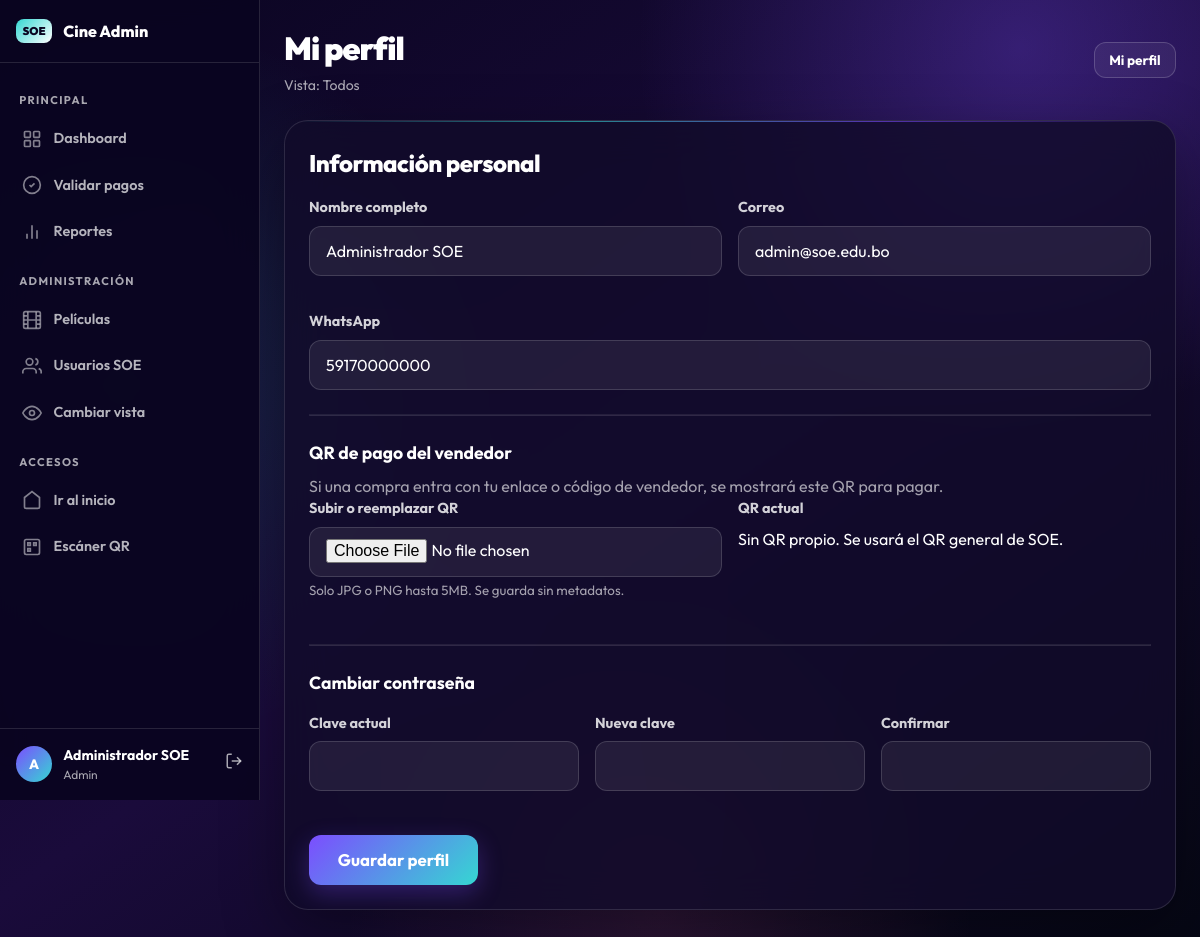
The page /admin/perfil.php (signed in) on the database its author committed.
### tables this page shows
CREATE TABLE usuarios (
  id INT UNSIGNED AUTO_INCREMENT PRIMARY KEY,
  nombre_completo VARCHAR(150) NOT NULL,
  correo VARCHAR(150) NOT NULL UNIQUE,
  password_hash VARCHAR(255) NOT NULL,
  rol ENUM('admin','vendedor','validador') NOT NULL DEFAULT 'vendedor',
  codigo_referencia CHAR(12) NOT NULL UNIQUE,
  whatsapp VARCHAR(20) NULL,
  qr_pago_imagen VARCHAR(255) NULL,
  estado ENUM('activo','inactivo','eliminado') NOT NULL DEFAULT 'activo',
  fecha_creacion DATETIME NOT NULL DEFAULT CURRENT_TIMESTAMP,
  fecha_actualizacion DATETIME NOT NULL DEFAULT CURRENT_TIMESTAMP ON UPDATE CURRENT_TIMESTAMP,
  creado_por INT UNSIGNED NULL,
  INDEX idx_rol (rol),
  INDEX idx_estado (estado),
  INDEX idx_codigo (codigo_referencia)
);

### config/config.php (called while the page is built, shortened)
<?php
function e(?string $value): string
{
    return htmlspecialchars((string) $value, ENT_QUOTES, 'UTF-8');
}
function asset(string $path): string
{
    $cleanPath = ltrim($path, '/');
    $url = BASE_URL . '/' . $cleanPath;
    $filePath = ROOT_PATH . '/' . str_replace('/', DIRECTORY_SEPARATOR, $cleanPath);
    if (is_file($filePath)) {
        $separator = str_contains($url, '?') ? '&' : '?';
        $url .= $separator . 'v=' . filemtime($filePath);
    }
    return $url;
}

### classes/Auth.php (called while the page is built, shortened)
<?php
class Auth
{
    public static function user(): ?array
    {
        return $_SESSION['usuario'] ?? null;
    }
}

### admin/perfil.php (the view, shortened to what this page needs)
<?php
require __DIR__ . '/_bootstrap.php';
$pdo = Database::getConnection();
$stmt = $pdo->prepare("SELECT * FROM usuarios WHERE id = ?");
$stmt->execute([Auth::id()]);
$usuario = $stmt->fetch();
admin_header('Mi perfil');
?>
<div class="glass admin-panel">
    <h2>Información personal</h2>
    <form method="post" enctype="multipart/form-data">
        <div class="form-row form-row-2 mb-2">
            <div class="form-group">
                <label class="form-label">Nombre completo</label>
                <input class="form-input" name="nombre_completo" value="<?= e($usuario['nombre_completo'] ?? '') ?>" required>
            </div>
            <div class="form-group">
                <label class="form-label">Correo</label>
                <input class="form-input" type="email" name="correo" value="<?= e($usuario['correo'] ?? '') ?>" required>
            </div>
        </div>
        <div class="form-group mb-3">
            <label class="form-label">WhatsApp</label>
            <input class="form-input" name="whatsapp" value="<?= e($usuario['whatsapp'] ?? '') ?>" placeholder="59170000000">
        </div>
        <hr style="border-color:var(--line);margin:1.5rem 0">
        <h3 style="font-size:1.1rem;margin-bottom:.5rem">QR de pago del vendedor</h3>
        <p class="text-white-50">Si una compra entra con tu enlace o código de vendedor, se mostrará este QR para pagar.</p>
        <div class="form-row form-row-2 mb-3">
            <div class="form-group">
                <label class="form-label">Subir o reemplazar QR</label>
                <input class="form-input" type="file" name="qr_pago" accept=".jpg,.jpeg,.png,image/jpeg,image/png">
                <small class="text-white-50">Solo JPG o PNG hasta 5MB. Se guarda sin metadatos.</small>
            </div>
            <div class="form-group">
                <label class="form-label">QR actual</label>
                <?php if (!empty($usuario['qr_pago_imagen']) && is_file(UPLOAD_PATH . '/qr-pagos/' . $usuario['qr_pago_imagen'])): ?>
                    <img class="vendor-qr-preview" src="../uploads/qr-pagos/<?= e(rawurlencode($usuario['qr_pago_imagen'])) ?>" alt="QR de pago actual">
                    <button class="btn btn-danger btn-sm mt-2" type="submit" name="quitar_qr_pago" value="1">Quitar QR</button>
                <?php else: ?>
                    <div class="empty-state">Sin QR propio. Se usará el QR general de SOE.</div>
                <?php endif; ?>
            </div>
        </div>
        <hr style="border-color:var(--line);margin:1.5rem 0">
        <h3 style="font-size:1.1rem;margin-bottom:1rem">Cambiar contraseña</h3>
        <div class="form-row form-row-3 mb-3">
            <div class="form-group">
                <label class="form-label">Clave actual</label>
                <input class="form-input" type="password" name="actual">
            </div>
            <div class="form-group">
                <label class="form-label">Nueva clave</label>
                <input class="form-input" type="password" name="nueva" minlength="6">
            </div>
            <div class="form-group">
                <label class="form-label">Confirmar</label>
                <input class="form-input" type="password" name="confirmar" minlength="6">
            </div>
        </div>
        <button class="btn btn-primary btn-lg">Guardar perfil</button>
    </form>
</div>
<?php admin_footer(); ?>

### admin/_bootstrap.php (shortened to what this page needs)
<?php
require __DIR__ . '/../config/config.php';
require __DIR__ . '/../classes/Auth.php';
function admin_is_admin(): bool { return Auth::user()['rol'] === 'admin'; }
function admin_is_vendor(): bool { return Auth::user()['rol'] === 'vendedor'; }
function admin_view_vendor_label(): string {
    return 'Todos';
}
function admin_nav_active(string $page): string {
    return basename((string) ($_SERVER['SCRIPT_NAME'] ?? '')) === $page ? 'active' : '';
}
function admin_header(string $title): void {
    $user = Auth::user();
    $initial = strtoupper(substr($user['nombre'] ?? 'U', 0, 1));
    ?>
    <!doctype html>
    <html lang="es">
    <head>
        <link href="<?= e(asset('assets/css/bootstrap.min.css')) ?>" rel="stylesheet">
        <link href="<?= e(asset('assets/css/style.css')) ?>" rel="stylesheet">
    </head>
    <body class="site-bg">
    <div class="admin-layout">
        <aside class="sidebar">
            <div class="sidebar-header">
                <span class="brand-icon">SOE</span>
                <span>Cine Admin</span>
            </div>
            <nav class="sidebar-nav">
                <div class="sidebar-section">Principal</div>
                <a class="sidebar-link <?= admin_nav_active('index.php') ?>" href="index.php">
                    <svg viewBox="0 0 24 24" fill="none" stroke="currentColor" stroke-width="2"><rect x="3" y="3" width="7" height="7" rx="1"/><rect x="14" y="3" width="7" height="7" rx="1"/><rect x="3" y="14" width="7" height="7" rx="1"/><rect x="14" y="14" width="7" height="7" rx="1"/></svg>
                    <span class="sidebar-label">Dashboard</span>
                </a>
                <a class="sidebar-link <?= admin_nav_active('validar.php') ?>" href="validar.php">
                    <svg viewBox="0 0 24 24" fill="none" stroke="currentColor" stroke-width="2"><path d="M9 12l2 2 4-4"/><circle cx="12" cy="12" r="10"/></svg>
                    <span class="sidebar-label">Validar pagos</span>
                </a>
                <a class="sidebar-link <?= admin_nav_active('reportes.php') ?>" href="reportes.php">
                    <svg viewBox="0 0 24 24" fill="none" stroke="currentColor" stroke-width="2"><path d="M18 20V10M12 20V4M6 20v-6"/></svg>
                    <span class="sidebar-label">Reportes</span>
                </a>
                <?php if (admin_is_admin()): ?>
                <div class="sidebar-section">Administración</div>
                <a class="sidebar-link <?= admin_nav_active('peliculas.php') ?>" href="peliculas.php">
                    <svg viewBox="0 0 24 24" fill="none" stroke="currentColor" stroke-width="2"><rect x="2" y="2" width="20" height="20" rx="2"/><path d="M7 2v20M17 2v20M2 12h20M2 7h5M2 17h5M17 17h5M17 7h5"/></svg>
                    <span class="sidebar-label">Películas</span>
                </a>
                <a class="sidebar-link <?= admin_nav_active('usuarios.php') ?>" href="usuarios.php">
                    <svg viewBox="0 0 24 24" fill="none" stroke="currentColor" stroke-width="2"><path d="M17 21v-2a4 4 0 0 0-4-4H5a4 4 0 0 0-4 4v2"/><circle cx="9" cy="7" r="4"/><path d="M23 21v-2a4 4 0 0 0-3-3.87"/><path d="M16 3.13a4 4 0 0 1 0 7.75"/></svg>
                    <span class="sidebar-label">Usuarios SOE</span>
                </a>
                <a class="sidebar-link <?= admin_nav_active('modo.php') ?>" href="modo.php">
                    <svg viewBox="0 0 24 24" fill="none" stroke="currentColor" stroke-width="2"><path d="M1 12s4-8 11-8 11 8 11 8-4 8-11 8-11-8-11-8z"/><circle cx="12" cy="12" r="3"/></svg>
                    <span class="sidebar-label">Cambiar vista</span>
                </a>
                <?php endif; ?>
                <div class="sidebar-section">Accesos</div>
                <a class="sidebar-link" href="../index.php">
                    <svg viewBox="0 0 24 24" fill="none" stroke="currentColor" stroke-width="2"><path d="M3 9l9-7 9 7v11a2 2 0 0 1-2 2H5a2 2 0 0 1-2-2z"/></svg>
                    <span class="sidebar-label">Ir al inicio</span>
                </a>
                <a class="sidebar-link" href="../validador/escaner.php">
                    <svg viewBox="0 0 24 24" fill="none" stroke="currentColor" stroke-width="2"><rect x="3" y="3" width="18" height="18" rx="2"/><path d="M7 7h3v3H7zM14 7h3v3h-3zM7 14h3v3H7z"/></svg>
                    <span class="sidebar-label">Escáner QR</span>
                </a>
            </nav>
            <div class="sidebar-user">
                <div class="sidebar-user-avatar"><?= e($initial) ?></div>
                <div class="sidebar-user-info">
                    <div class="sidebar-user-name"><?= e($user['nombre'] ?? 'Usuario') ?></div>
                    <div class="sidebar-user-role"><?= e(ucfirst($user['rol'] ?? '')) ?></div>
                </div>
                <a href="../login.php?salir=1" title="Salir" style="margin-left:auto;color:var(--muted)">
                    <svg width="18" height="18" viewBox="0 0 24 24" fill="none" stroke="currentColor" stroke-width="2"><path d="M9 21H5a2 2 0 0 1-2-2V5a2 2 0 0 1 2-2h4"/><polyline points="16 17 21 12 16 7"/><line x1="21" y1="12" x2="9" y2="12"/></svg>
                </a>
            </div>
        </aside>
        <div class="main-area">
            <header class="admin-header">
                <div>
                    <h1><?= e($title) ?></h1>
                    <span class="text-muted text-sm">Vista: <?= e(admin_view_vendor_label()) ?></span>
                </div>
                <div class="flex gap-1">
                    <a class="btn btn-ghost btn-sm" href="perfil.php">Mi perfil</a>
                </div>
            </header>
    <?php
}
function admin_footer(): void {
    echo '</div></div>';
    echo '</body></html>';
}

### assets/css/base.css (style rules this page uses)
:root { --bg:#0a0520;--bg2:#1a0b3b;--surface:rgba(18,12,42,.82);--surface-soft:rgba(255,255,255,.07); --line:rgba(255,255,255,.12);--text:#fff;--muted:rgba(255,255,255,.65); --purple:#7c4dff;--cyan:#35d7d2;--pink:#ff6aa2;--blue:#5b8df7; --danger:#ef4444;--warning:#f59e0b;--success:#10b981; --r-xl:24px;--r-lg:18px;--r-md:12px; --shadow:0 20px 60px rgba(0,0,0,.35);--glow:0 0 0 1px rgba(255,255,255,.08),0 24px 70px rgba(53,215,210,.12); --nav-h:70px; }
* { box-sizing:border-box;margin:0;padding:0 }
html { scroll-behavior:smooth }
body { font-family:'Outfit',system-ui,sans-serif;color:var(--text);background:var(--bg);min-height:100vh;overflow-x:hidden;text-rendering:optimizeLegibility }
a { color:inherit;text-decoration:none }
.btn { display:inline-flex;align-items:center;justify-content:center;gap:.5rem;padding:.7rem 1.4rem;border:1px solid transparent;border-radius:var(--r-md);font-family:inherit;font-weight:700;font-size:.95rem;cursor:pointer;transition:all .25s ease;text-decoration:none }
.btn-primary { background:linear-gradient(135deg,var(--purple),var(--cyan));color:#fff;border:0;box-shadow:0 8px 25px rgba(124,77,255,.3) }
.btn-ghost { background:rgba(255,255,255,.06);color:#fff;border:1px solid rgba(255,255,255,.18) }
.btn-sm { padding:.45rem .9rem;font-size:.85rem }
.btn-lg { padding:.85rem 1.8rem;font-size:1.05rem;min-height:50px }
.form-group { margin-bottom:1.2rem }
.form-label { display:block;margin-bottom:.45rem;color:rgba(255,255,255,.82);font-weight:700;font-size:.9rem }
.form-input,.form-select { width:100%;min-height:50px;padding:.7rem 1rem;border:1px solid rgba(255,255,255,.15);border-radius:var(--r-md);background:rgba(255,255,255,.07);color:#fff;font-family:inherit;font-size:1rem;transition:border-color .2s,box-shadow .2s }
.form-input::placeholder { color:rgba(255,255,255,.4) }
.glass { background:var(--surface);backdrop-filter:blur(20px);border:1px solid var(--line);border-radius:var(--r-xl);box-shadow:var(--shadow);position:relative;overflow:hidden }
.glass::before { content:"";position:absolute;inset:0 0 auto;height:1px;background:linear-gradient(90deg,transparent,rgba(53,215,210,.6),rgba(124,77,255,.6),transparent);pointer-events:none }
.glass>* { position:relative;z-index:1 }
.flex { display:flex }
.gap-1 { gap:.5rem }
.text-muted { color:var(--muted) }
.text-sm { font-size:.88rem }
.mb-2 { margin-bottom:1rem }
.mb-3 { margin-bottom:1.5rem }

### assets/css/pages.css (style rules this page uses)
.site-bg { background:radial-gradient(circle at 85% 5%,rgba(124,77,255,.3),transparent 28%),radial-gradient(circle at 10% 40%,rgba(53,215,210,.15),transparent 30%),radial-gradient(circle at 55% 95%,rgba(255,106,162,.12),transparent 28%),linear-gradient(145deg,#0a0520 0%,#1a0b3b 50%,#050713 100%);background-attachment:fixed;min-height:100vh }

### assets/css/components.css (style rules this page uses)
.form-row { display:grid;gap:1rem }
.form-row-2 { grid-template-columns:1fr 1fr }
.form-row-3 { grid-template-columns:1fr 1fr 1fr }

### rows shown on the page
usuarios: nombre_completo "A", nombre_completo "Administrador SOE", rol "Admin", correo "admin@soe.edu.bo", whatsapp "59170000000"

### other values the page prints
$title "Mi perfil"
admin_view_vendor_label() "Todos"
